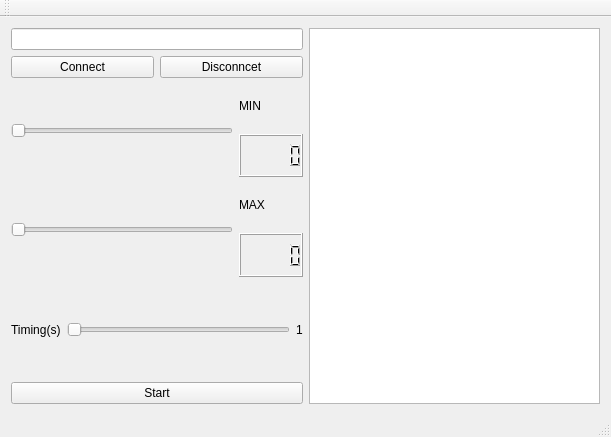
<?xml version="1.0" encoding="UTF-8"?>
<ui version="4.0">
 <class>MainWindow</class>
 <widget class="QMainWindow" name="MainWindow">
  <property name="geometry">
   <rect>
    <x>0</x>
    <y>0</y>
    <width>611</width>
    <height>437</height>
   </rect>
  </property>
  <property name="windowTitle">
   <string>MainWindow</string>
  </property>
  <widget class="QWidget" name="centralWidget">
   <layout class="QHBoxLayout" name="horizontalLayout_7" stretch="0,0">
    <item>
     <layout class="QVBoxLayout" name="verticalLayout_4">
      <item>
       <layout class="QVBoxLayout" name="verticalLayout">
        <item>
         <widget class="QLineEdit" name="lineEdit_ip"/>
        </item>
        <item>
         <layout class="QHBoxLayout" name="horizontalLayout">
          <item>
           <widget class="QPushButton" name="pushButton_Connect">
            <property name="text">
             <string>Connect</string>
            </property>
           </widget>
          </item>
          <item>
           <widget class="QPushButton" name="pushButton_Disconnect">
            <property name="text">
             <string>Disconncet</string>
            </property>
           </widget>
          </item>
         </layout>
        </item>
       </layout>
      </item>
      <item>
       <layout class="QHBoxLayout" name="horizontalLayout_6">
        <item>
         <widget class="QSlider" name="horizontalSlider_Min">
          <property name="orientation">
           <enum>Qt::Horizontal</enum>
          </property>
         </widget>
        </item>
        <item>
         <layout class="QVBoxLayout" name="verticalLayout_2">
          <item>
           <widget class="QLabel" name="label_3">
            <property name="text">
             <string>MIN</string>
            </property>
           </widget>
          </item>
          <item>
           <widget class="QLCDNumber" name="lcdNumber_Min"/>
          </item>
         </layout>
        </item>
       </layout>
      </item>
      <item>
       <layout class="QHBoxLayout" name="horizontalLayout_5">
        <item>
         <widget class="QSlider" name="horizontalSlider_Max">
          <property name="orientation">
           <enum>Qt::Horizontal</enum>
          </property>
         </widget>
        </item>
        <item>
         <layout class="QVBoxLayout" name="verticalLayout_3">
          <item>
           <widget class="QLabel" name="label_2">
            <property name="text">
             <string>MAX</string>
            </property>
           </widget>
          </item>
          <item>
           <widget class="QLCDNumber" name="lcdNumber_Max"/>
          </item>
         </layout>
        </item>
       </layout>
      </item>
      <item>
       <layout class="QHBoxLayout" name="horizontalLayout_4">
        <item>
         <layout class="QHBoxLayout" name="horizontalLayout_3">
          <item>
           <widget class="QLabel" name="label">
            <property name="text">
             <string>Timing(s)</string>
            </property>
           </widget>
          </item>
          <item>
           <widget class="QSlider" name="horizontalSlider_Time">
            <property name="minimum">
             <number>1</number>
            </property>
            <property name="maximum">
             <number>10</number>
            </property>
            <property name="orientation">
             <enum>Qt::Horizontal</enum>
            </property>
           </widget>
          </item>
         </layout>
        </item>
        <item>
         <widget class="QLabel" name="label_4">
          <property name="text">
           <string>1</string>
          </property>
         </widget>
        </item>
       </layout>
      </item>
      <item>
       <layout class="QHBoxLayout" name="horizontalLayout_2">
        <item>
         <widget class="QPushButton" name="pushButton_Start">
          <property name="text">
           <string>Start</string>
          </property>
         </widget>
        </item>
       </layout>
      </item>
     </layout>
    </item>
    <item>
     <widget class="QListWidget" name="listWidget_lista"/>
    </item>
   </layout>
  </widget>
  <widget class="QMenuBar" name="menuBar">
   <property name="geometry">
    <rect>
     <x>0</x>
     <y>0</y>
     <width>611</width>
     <height>22</height>
    </rect>
   </property>
  </widget>
  <widget class="QToolBar" name="mainToolBar">
   <attribute name="toolBarArea">
    <enum>TopToolBarArea</enum>
   </attribute>
   <attribute name="toolBarBreak">
    <bool>false</bool>
   </attribute>
  </widget>
  <widget class="QStatusBar" name="statusBar"/>
 </widget>
 <layoutdefault spacing="6" margin="11"/>
 <resources/>
 <connections>
  <connection>
   <sender>horizontalSlider_Min</sender>
   <signal>valueChanged(int)</signal>
   <receiver>lcdNumber_Min</receiver>
   <slot>display(int)</slot>
   <hints>
    <hint type="sourcelabel">
     <x>80</x>
     <y>161</y>
    </hint>
    <hint type="destinationlabel">
     <x>299</x>
     <y>182</y>
    </hint>
   </hints>
  </connection>
  <connection>
   <sender>horizontalSlider_Max</sender>
   <signal>valueChanged(int)</signal>
   <receiver>lcdNumber_Max</receiver>
   <slot>display(int)</slot>
   <hints>
    <hint type="sourcelabel">
     <x>176</x>
     <y>235</y>
    </hint>
    <hint type="destinationlabel">
     <x>299</x>
     <y>256</y>
    </hint>
   </hints>
  </connection>
  <connection>
   <sender>horizontalSlider_Time</sender>
   <signal>valueChanged(int)</signal>
   <receiver>label_4</receiver>
   <slot>setNum(int)</slot>
   <hints>
    <hint type="sourcelabel">
     <x>287</x>
     <y>308</y>
    </hint>
    <hint type="destinationlabel">
     <x>300</x>
     <y>330</y>
    </hint>
   </hints>
  </connection>
 </connections>
</ui>
